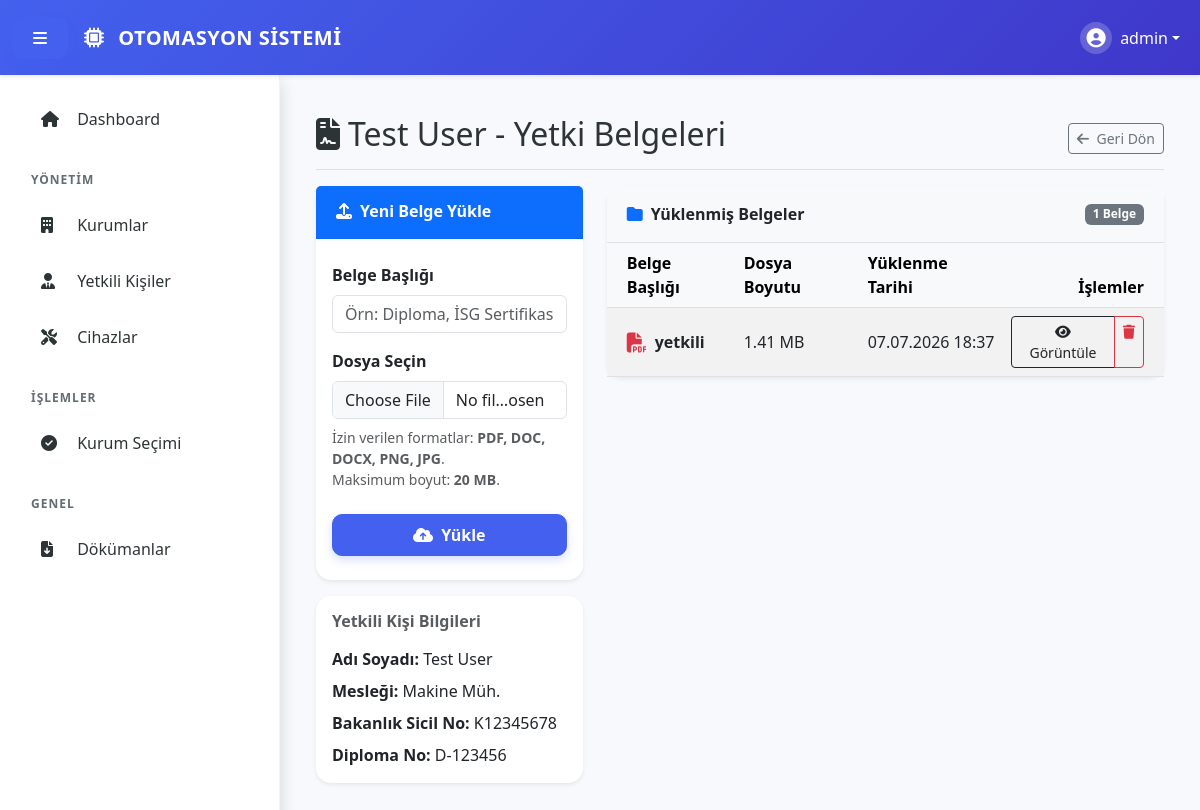
Screenshot of /pages/yetkili_belgeleri.php?person_id=1 (signed in) with the database file from the repository.
### tables this page shows
CREATE TABLE `authorized_persons` (
  `id` int(11) NOT NULL AUTO_INCREMENT,
  `adi_soyadi` varchar(255) NOT NULL,
  `meslegi` varchar(255) DEFAULT NULL,
  `kayit_no` varchar(100) DEFAULT NULL,
  `created_at` timestamp NOT NULL DEFAULT current_timestamp(),
  `diploma_no` varchar(100) DEFAULT NULL,
  `oda_sicil_no` varchar(100) DEFAULT NULL,
  PRIMARY KEY (`id`)
);

CREATE TABLE `authorized_person_documents` (
  `id` int(11) NOT NULL AUTO_INCREMENT,
  `person_id` int(11) NOT NULL,
  `title` varchar(255) NOT NULL,
  `filename` varchar(255) NOT NULL,
  `file_size` int(11) NOT NULL,
  `uploaded_at` timestamp NOT NULL DEFAULT current_timestamp(),
  PRIMARY KEY (`id`),
  KEY `person_id` (`person_id`),
  CONSTRAINT `authorized_person_documents_ibfk_1` FOREIGN KEY (`person_id`) REFERENCES `authorized_persons` (`id`) ON DELETE CASCADE
);

### htdocs/includes/functions.php (called while the page is built, shortened)
<?php
function cleanInput($data)
{
    return htmlspecialchars(trim($data), ENT_QUOTES, 'UTF-8');
}
?>

### htdocs/pages/yetkili_belgeleri.php (the view, shortened to what this page needs)
<?php
require_once '../includes/db.php';
require_once '../includes/functions.php';
$pdo->exec("
    CREATE TABLE IF NOT EXISTS authorized_person_documents (
        id INT AUTO_INCREMENT PRIMARY KEY,
        person_id INT NOT NULL,
        title VARCHAR(255) NOT NULL,
        filename VARCHAR(255) NOT NULL,
        file_size INT NOT NULL,
        uploaded_at TIMESTAMP DEFAULT CURRENT_TIMESTAMP,
        FOREIGN KEY (person_id) REFERENCES authorized_persons(id) ON DELETE CASCADE
    ) ENGINE=InnoDB DEFAULT CHARSET=utf8mb4 COLLATE=utf8mb4_general_ci;
");
$person_id = isset($_GET['person_id']) ? intval(cleanInput($_GET['person_id'])) : 0;
$stmt_person = $pdo->prepare("SELECT * FROM authorized_persons WHERE id = ?");
$stmt_person->execute([$person_id]);
$person = $stmt_person->fetch();
$stmt_docs = $pdo->prepare("SELECT * FROM authorized_person_documents WHERE person_id = ? ORDER BY uploaded_at DESC");
$stmt_docs->execute([$person_id]);
$documents = $stmt_docs->fetchAll();
function formatSize($bytes) {
    if ($bytes >= 1048576) {
        return number_format($bytes / 1048576, 2) . ' MB';
    } elseif ($bytes >= 1024) {
        return number_format($bytes / 1024, 2) . ' KB';
    }
    return $bytes . ' Bytes';
}
$pageTitle = htmlspecialchars($person['adi_soyadi']) . " - Yetki Belgeleri";
include '../includes/header.php';
?>
<div class="d-flex justify-content-between flex-wrap flex-md-nowrap align-items-center pt-3 pb-2 mb-3 border-bottom">
    <h1 class="h2"><i class="fas fa-file-contract me-2"></i><?php echo $pageTitle; ?></h1>
    <div class="btn-toolbar mb-2 mb-md-0">
        <a href="yetkili_kisiler.php" class="btn btn-sm btn-outline-secondary">
            <i class="fas fa-arrow-left me-1"></i> Geri Dön
        </a>
    </div>
</div>
<div class="row">
    <div class="col-md-4 mb-4">
        <div class="card shadow-sm border-0">
            <div class="card-header bg-primary text-white py-3">
                <h6 class="card-title mb-0 fw-bold"><i class="fas fa-upload me-2"></i>Yeni Belge Yükle</h6>
            </div>
            <div class="card-body py-4">
                <form method="POST" action="" enctype="multipart/form-data">
                    <div class="mb-3">
                        <label for="title" class="form-label fw-bold">Belge Başlığı</label>
                        <input type="text" class="form-control" id="title" name="title" placeholder="Örn: Diploma, İSG Sertifikası, Oda Kaydı" required>
                    </div>
                    <div class="mb-4">
                        <label for="document" class="form-label fw-bold">Dosya Seçin</label>
                        <input type="file" class="form-control" id="document" name="document" accept=".pdf,.doc,.docx,.png,.jpg,.jpeg" required>
                        <div class="form-text text-muted small mt-2">
                            İzin verilen formatlar: <strong>PDF, DOC, DOCX, PNG, JPG</strong>.<br>
                            Maksimum boyut: <strong>20 MB</strong>.
                        </div>
                    </div>
                    <button type="submit" class="btn btn-primary w-100 py-2 fw-bold">
                        <i class="fas fa-cloud-upload-alt me-1"></i> Yükle
                    </button>
                </form>
            </div>
        </div>
        <div class="card shadow-sm border-0 mt-3">
            <div class="card-body">
                <h6 class="fw-bold mb-3 text-muted">Yetkili Kişi Bilgileri</h6>
                <p class="mb-2"><strong>Adı Soyadı:</strong> <?php echo htmlspecialchars($person['adi_soyadi']); ?></p>
                <p class="mb-2"><strong>Mesleği:</strong> <?php echo htmlspecialchars($person['meslegi']); ?></p>
                <p class="mb-2"><strong>Bakanlık Sicil No:</strong> <?php echo htmlspecialchars($person['kayit_no'] ?? '-'); ?></p>
                <p class="mb-0"><strong>Diploma No:</strong> <?php echo htmlspecialchars($person['diploma_no'] ?? '-'); ?></p>
            </div>
        </div>
    </div>
    <div class="col-md-8">
        <div class="card shadow-sm border-0">
            <div class="card-header bg-light py-3 border-bottom d-flex justify-content-between align-items-center">
                <span class="fw-bold text-dark"><i class="fas fa-folder me-2 text-primary"></i>Yüklenmiş Belgeler</span>
                <span class="badge bg-secondary"><?php echo count($documents); ?> Belge</span>
            </div>
            <div class="card-body p-0">
                <?php if (empty($documents)): ?>
                    <div class="text-center py-5">
                        <i class="fas fa-file-invoice fa-3x text-muted mb-3 d-block"></i>
                        <p class="text-muted mb-0">Henüz yetki belgesi yüklenmemiş.</p>
                    </div>
                <?php else: ?>
                    <div class="table-responsive">
                        <table class="table table-hover table-striped align-middle mb-0">
                            <thead>
                                <tr class="table-light">
                                    <th style="padding-left: 20px;">Belge Başlığı</th>
                                    <th>Dosya Boyutu</th>
                                    <th>Yüklenme Tarihi</th>
                                    <th class="text-end" style="padding-right: 20px;">İşlemler</th>
                                </tr>
                            </thead>
                            <tbody>
                                <?php foreach ($documents as $doc): ?>
                                    <tr>
                                        <td style="padding-left: 20px;">
                                            <div class="d-flex align-items-center">
                                                <i class="fas fa-file-pdf text-danger fa-lg me-2"></i>
                                                <span class="fw-bold"><?php echo htmlspecialchars($doc['title']); ?></span>
                                            </div>
                                        </td>
                                        <td><?php echo formatSize($doc['file_size']); ?></td>
                                        <td><?php echo date('d.m.Y H:i', strtotime($doc['uploaded_at'])); ?></td>
                                        <td class="text-end" style="padding-right: 20px;">
                                            <div class="btn-group">
                                                <a href="../uploads/yetkili_belgeler/<?php echo htmlspecialchars($doc['filename']); ?>" target="_blank" class="btn btn-sm btn-outline-dark" title="Görüntüle">
                                                    <i class="fas fa-eye"></i> Görüntüle
                                                </a>
                                                <a href="?person_id=<?php echo $person_id; ?>&delete=<?php echo $doc['id']; ?>" class="btn btn-sm btn-outline-danger" title="Sil" onclick="return confirm('Bu belgeyi silmek istediğinize emin misiniz?')">
                                                    <i class="fas fa-trash"></i>
                                                </a>
                                            </div>
                                        </td>
                                    </tr>
                                <?php endforeach; ?>
                            </tbody>
                        </table>
                    </div>
                <?php endif; ?>
            </div>
        </div>
    </div>
</div>
<?php include '../includes/footer.php'; ?>

### htdocs/assets/css/style.css (style rules this page uses)
:root { --primary-color: #4361ee; --secondary-color: #3f37c9; --bg-light: #f8f9fc; --sidebar-bg: #ffffff; --text-main: #2d3436; --text-muted: #636e72; --nav-height: 75px; --sidebar-width: 280px; }
body { font-family: 'Segoe UI', Roboto, Helvetica, Arial, sans-serif; background-color: var(--bg-light); color: var(--text-main); overflow-x: hidden; }
body.logged-in { padding-top: var(--nav-height); }
.card { border: none; border-radius: 15px; box-shadow: 0 5px 20px rgba(0, 0, 0, 0.05); transition: transform 0.3s; }
.card-header { background-color: transparent; border-bottom: 1px solid rgba(0, 0, 0, 0.05); padding: 1.25rem; font-weight: 600; }
.btn-primary { background-color: var(--primary-color); border-color: var(--primary-color); border-radius: 10px; padding: 8px 20px; font-weight: 500; box-shadow: 0 4px 10px rgba(67, 97, 238, 0.2); }

### rows the page displays
authorized_persons: adi_soyadi "Test User - Yetki Belgeleri", adi_soyadi "Test User", meslegi "Makine Müh.", kayit_no "K12345678", diploma_no "D-123456"
authorized_person_documents: title "yetkili", file_size "1.41 MB", uploaded_at "07.07.2026 18:37"

### other values shown
$_SESSION['username'] "admin"
count($documents) "1"
